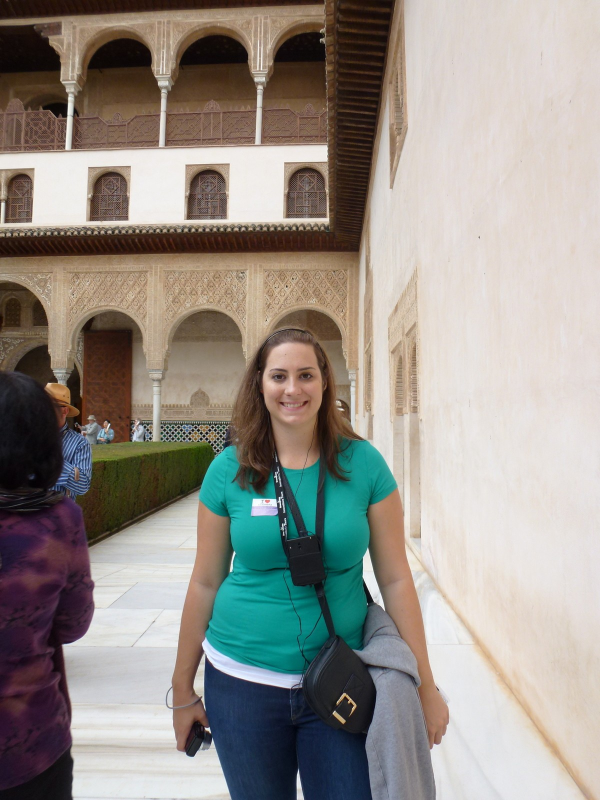
#> input picture mini_data/images_1000/0837c411563d627c.jpg, 1200 x 1600 px, found by its file name (shown at 1/2 size); its folder holds only this picture in this run
$ python initial_stats.py   (older library calls are emulated)
#> lines starting #> are read from the running program, lines starting #| are printed output that depends on the picture
import csv
import numpy as np
import pandas as pd
from past.builtins import xrange
import os, sys
from IPython.display import display
from IPython.display import Image as _Imgdis
from PIL import Image
import numpy as np
from time import time
from time import sleep
from scipy import ndimage
from matplotlib import pyplot as plt
from skimage import data, color
from skimage.transform import rescale, resize, downscale_local_mean
import scipy
import pickle
import gzip

# global variables
IMG_SZ = 576    # width, height of resized image square

def load_image(infilename) :
    '''
    opens image at provided path, returns numpy array
    https://stackoverflow.com/questions/7762948/how-to-convert-an-rgb-image-to-numpy-array
    '''
    img = Image.open(infilename)
#> img is the input picture: PIL image 1200x1600 RGB; mean R, G, B 148.8, 144.1, 137.1
    img.load()
    data = np.asarray( img, dtype="int32" )
    return data

def crop_image(img_arr):
    '''
    takes in np array of image
    returns largest centered square, also as np array
    '''
    h, w, _ = img_arr.shape
#> h = 1600; w = 1200

    if w > h:
        offset = (w - h) // 2
        return img_arr[:, offset : h + offset, :]
    elif h > w:
        offset = (h - w) // 2
#> offset = 200
        return img_arr[offset : w + offset, :]
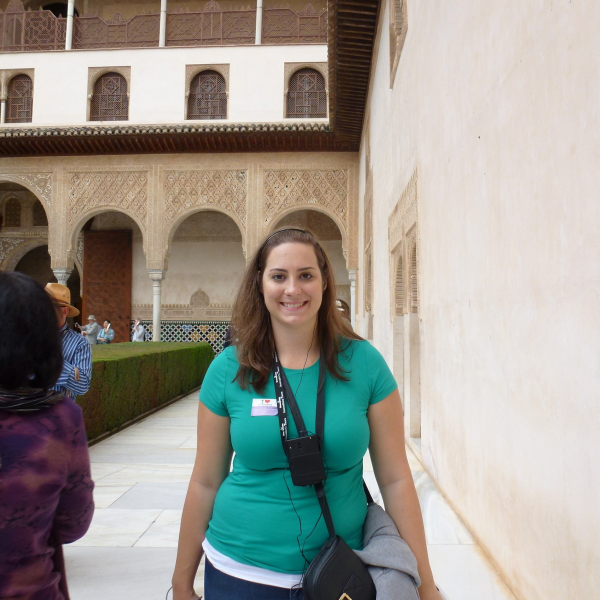
#> returned value: shape (1200, 1200, 3) int32 (shown at 1/2 size); mean of channels 0, 1, 2 153.9, 150.5, 142.2; drawn as R, G, B

    # h == w
    return img_arr

def get_stats():
    '''
    iterates over all raw images in folder, prints average cropped sz
    '''
    sizes = []
    for i in range(N):
        img_filename = folder + "/" + onlyfiles[i]
        img_arr = load_image(img_filename)
        img_arr_cropped = crop_image(img_arr)
        sz = len(img_arr_cropped)

        sz_sum += sz
        sizes.append(sz)

        bucket = sz // 100  # bucket by nearest multiple of 100 (floored)
        if bucket not in hist: hist[bucket] = 1
        else: hist[bucket] += 1

    print ('avg sz', sz_sum / N)
    print ('min sz', np.min(sizes), 'max sz', np.max(sizes))
    print ('avg sz', np.mean(sizes), 'variance', np.var(sizes))

    X = list(hist.keys())
    Y = [hist[k] for k in hist]
    plt.plot(X, Y, linestyle='None', marker='o', markeredgecolor='blue', markerfacecolor='white')

    plt.xlabel('bucket size')
    plt.ylabel('number of images with this size (cropped)')
    plt.title('images by size')
    plt.legend()
    plt.show()

    # most common sizes
    tups = [(hist[k], k * 100) for k in hist]
    tups.sort(reverse=True)
    print (tups[:10])
    print (np.sum([t[0] for t in tups]))

def demo_crop_resize():
    '''
    demonstrates how cropping / resizing works on images
    '''
    NUM_DEMO = 5  # number of images to demo processing

    src_folder = 'mini_data/images_1000'
    src_files = [f for f in os.listdir(src_folder) if os.path.isfile(os.path.join(src_folder, f))]
    src_files = src_files[: NUM_DEMO]

    for _file in src_files:
        img_arr = img_arr = load_image(src_folder + '/' + _file)
        img_arr_cropped = crop_image(img_arr)
        img_arr_rescaled = scipy.misc.imresize(img_arr_cropped, (IMG_SZ, IMG_SZ, 3))
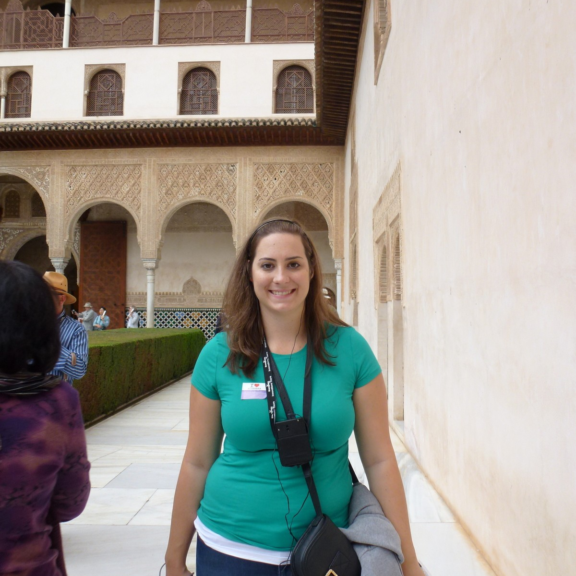
#> img_arr_rescaled: shape (576, 576, 3); mean R, G, B 153.9, 150.5, 142.2

        to_show = [img_arr, img_arr_cropped, img_arr_rescaled]
        for arr in to_show:
            plt.imshow(arr.astype('uint8'))
            plt.show()
#> this loop made 1 pass

# --------------------------------

#get_stats()
demo_crop_resize()
#> (the call stopped at in demo_crop_resize, `plt.imshow(arr.astype('uint8'))`: IPython is not available in this run)

$ run again, on mini_data/images_1000/0fe217d7a0ccdcbe.jpg
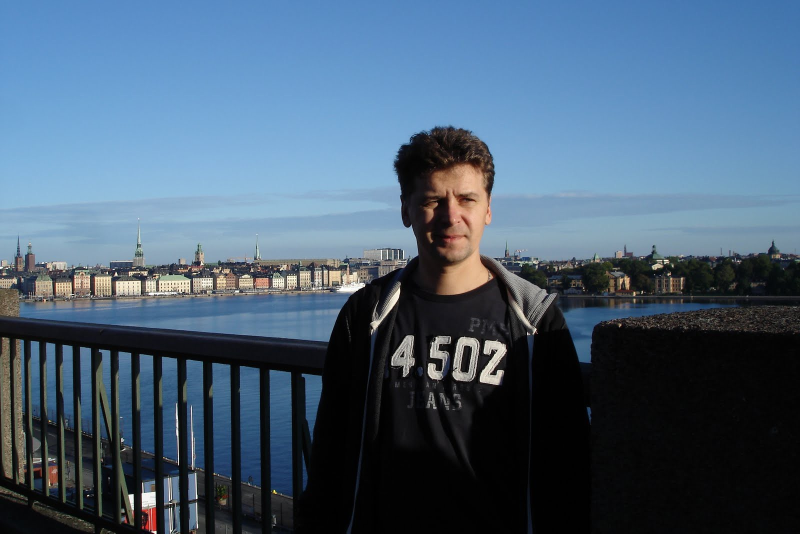
#> input picture mini_data/images_1000/0fe217d7a0ccdcbe.jpg, 1600 x 1067 px, found by its file name (shown at 1/2 size)
#> in load_image, img is the input picture: PIL image 1600x1067 RGB; mean R, G, B 72.8, 95.2, 116.4
#> in crop_image, `return img_arr[:, offset : h + offset, :]`:
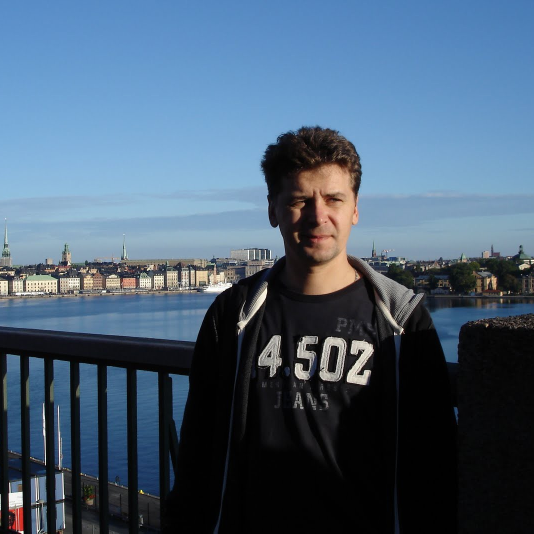
#> returned value: shape (1067, 1067, 3) int32 (shown at 1/2 size); mean of channels 0, 1, 2 73.7, 95.3, 116.4; drawn as R, G, B
#> in demo_crop_resize, `img_arr_rescaled = scipy.misc.imresize(img_arr_cropped, (IMG_SZ, IMG_S..`:
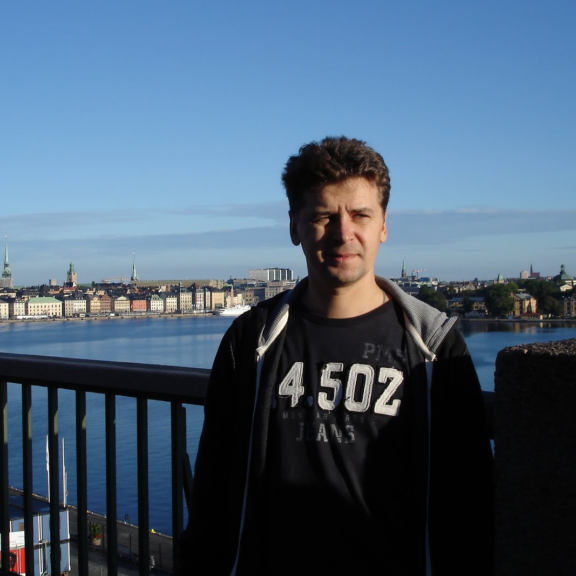
#> img_arr_rescaled: shape (576, 576, 3); mean R, G, B 73.7, 95.3, 116.4
#> the loop in demo_crop_resize, `for arr in to_show:` made 1 pass

$ run again, on mini_data/images_1000/0feae5e75cb8c3de.jpg
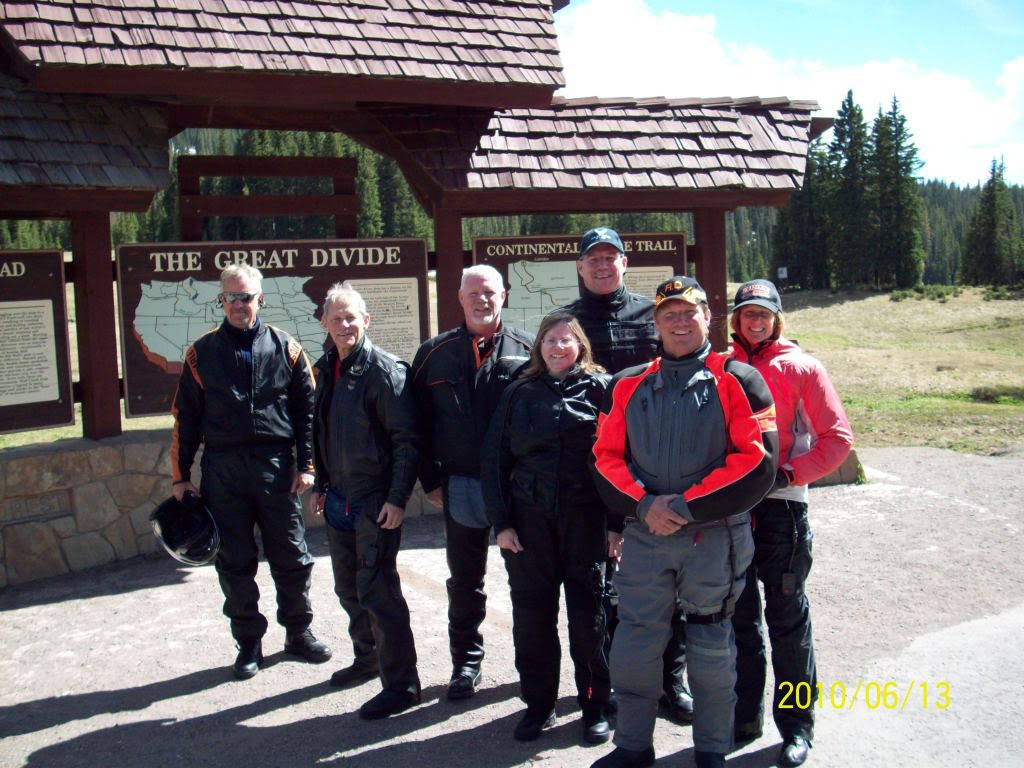
#> input picture mini_data/images_1000/0feae5e75cb8c3de.jpg, 1024 x 768 px, found by its file name
#> in load_image, img is the input picture: PIL image 1024x768 RGB; mean R, G, B 112.3, 106.4, 108.6
#> in crop_image, `return img_arr[:, offset : h + offset, :]`:
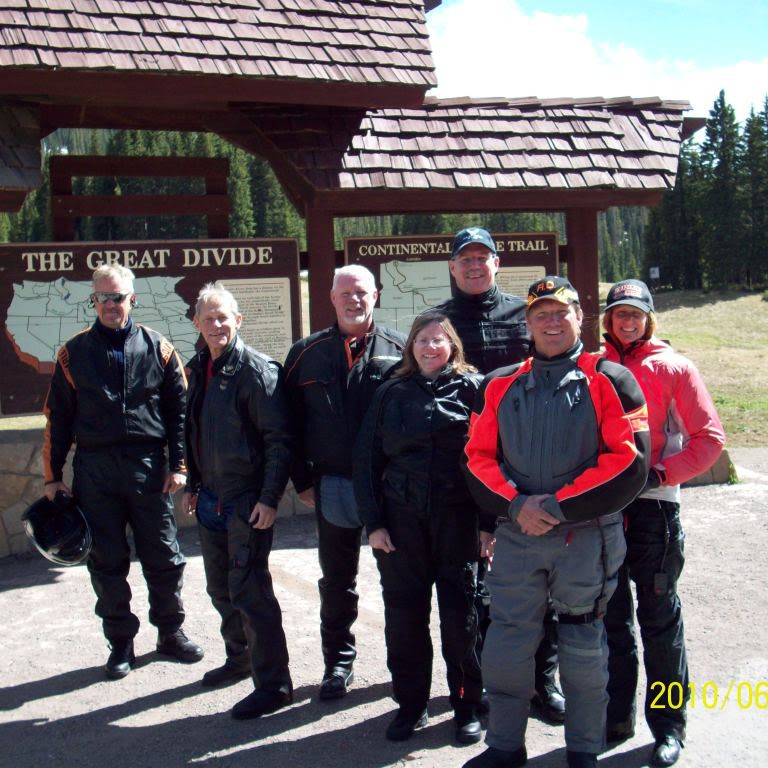
#> returned value: shape (768, 768, 3) int32; mean of channels 0, 1, 2 102.2, 94.5, 99.1; drawn as R, G, B
#> in demo_crop_resize, `img_arr_rescaled = scipy.misc.imresize(img_arr_cropped, (IMG_SZ, IMG_S..`:
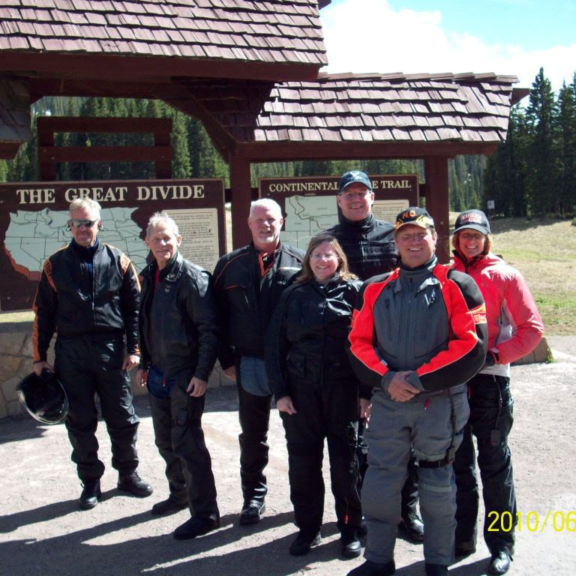
#> img_arr_rescaled: shape (576, 576, 3); mean R, G, B 102.3, 94.7, 99.2
#> the loop in demo_crop_resize, `for arr in to_show:` made 1 pass

$ run again, on mini_data/images_1000/10b83d22442dbb92.jpg
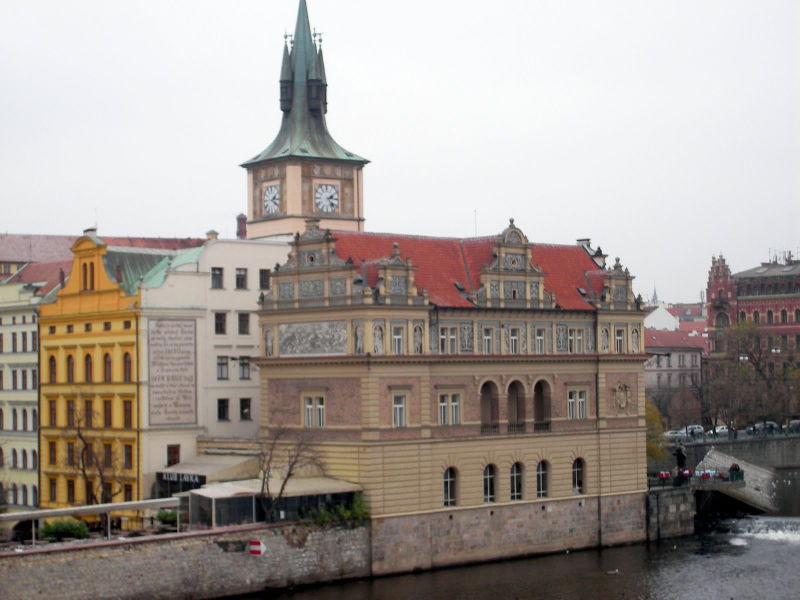
#> input picture mini_data/images_1000/10b83d22442dbb92.jpg, 1600 x 1200 px, found by its file name (shown at 1/2 size)
#> in load_image, img is the input picture: PIL image 1600x1200 RGB; mean R, G, B 163.2, 154.9, 149.2
#> in crop_image, `return img_arr[:, offset : h + offset, :]`:
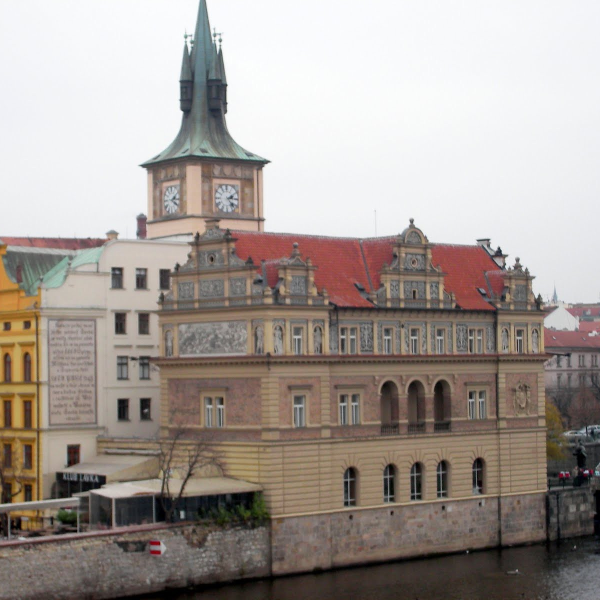
#> returned value: shape (1200, 1200, 3) int32 (shown at 1/2 size); mean of channels 0, 1, 2 163.8, 155, 149.5; drawn as R, G, B
#> in demo_crop_resize, `img_arr_rescaled = scipy.misc.imresize(img_arr_cropped, (IMG_SZ, IMG_S..`:
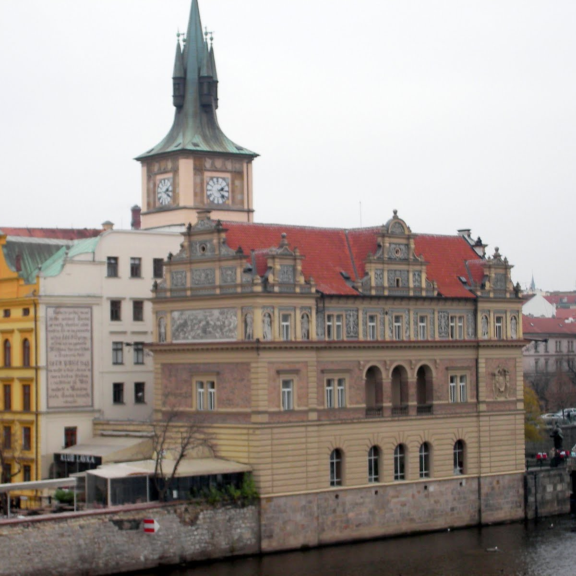
#> img_arr_rescaled: shape (576, 576, 3); mean R, G, B 163.8, 155.1, 149.5
#> the loop in demo_crop_resize, `for arr in to_show:` made 1 pass
